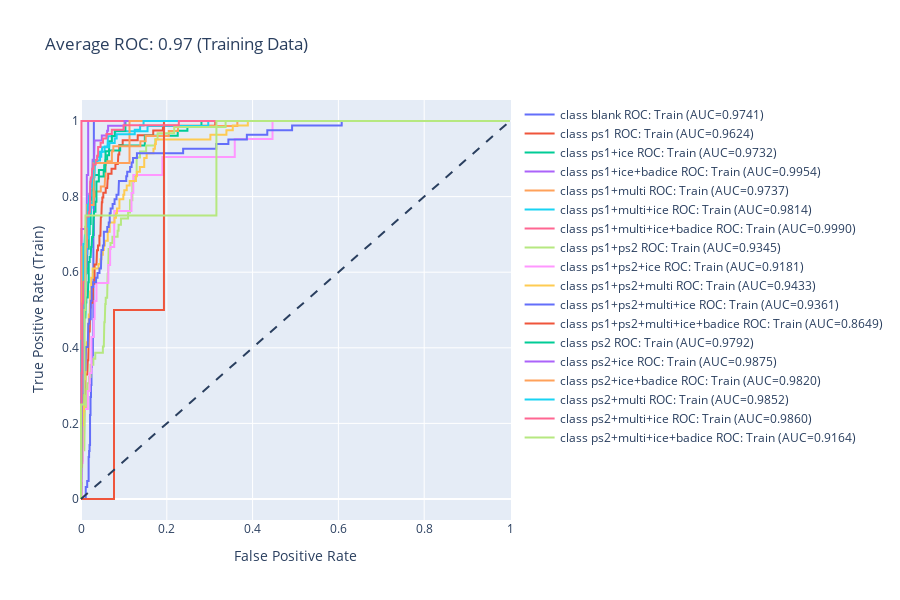
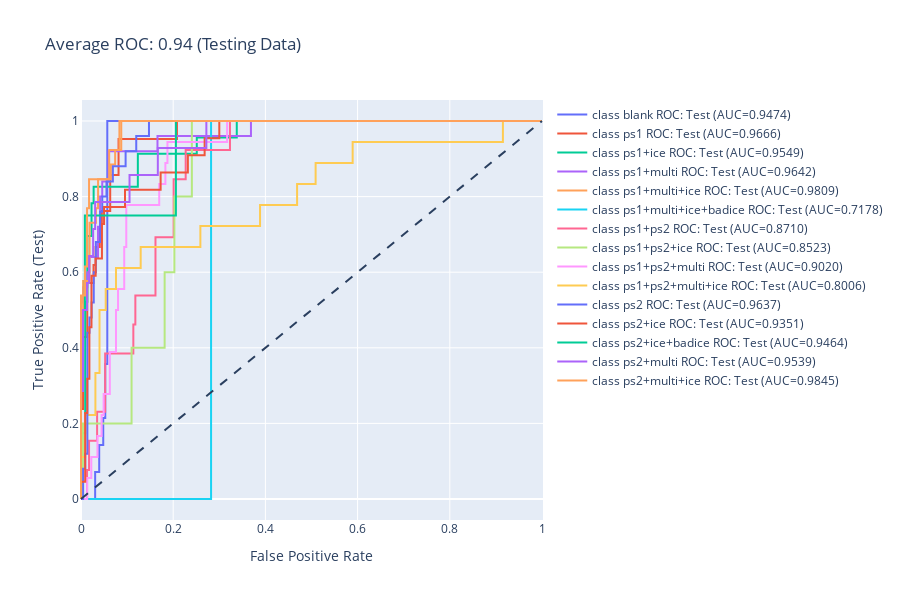
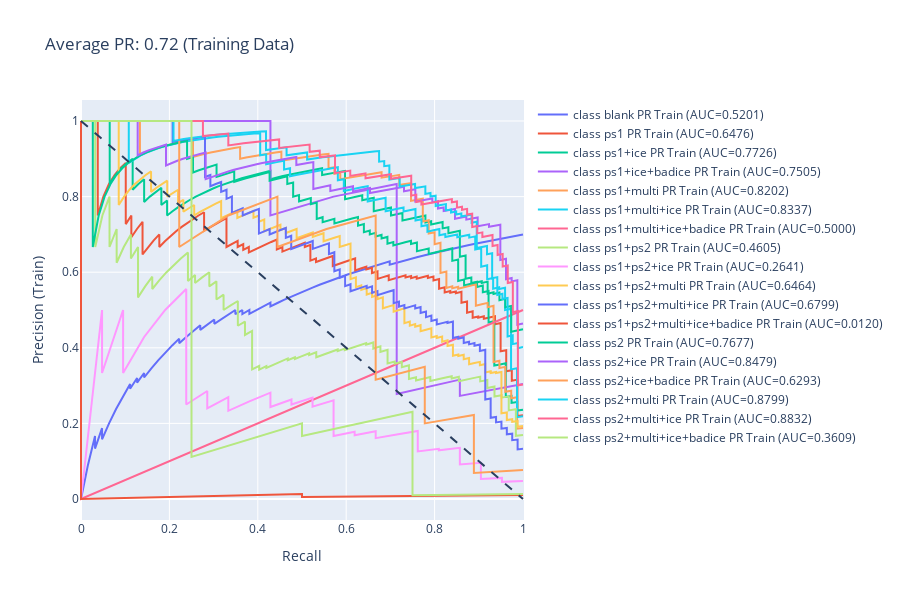
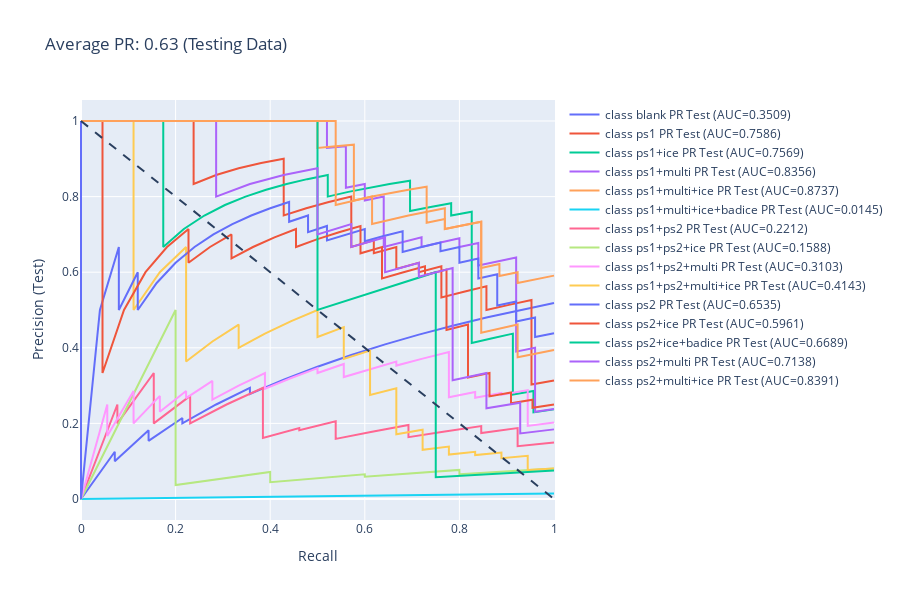

The notebook cell saved with these charts, in order:
### Code cell
plot_pr_multi_class(y_train, y_score_train, y_test, y_score_test)
